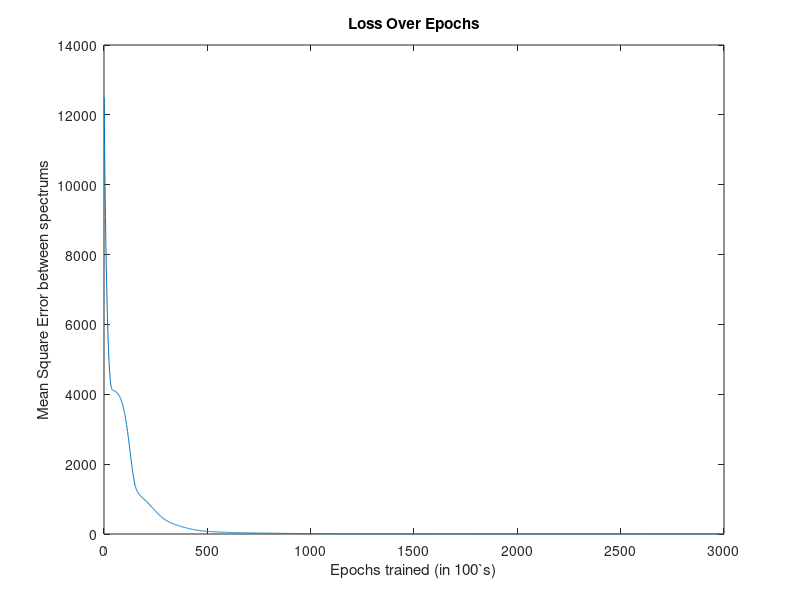

This figure's MATLAB source:
mydata = load('cum_loss_longrun.txt')
plot(mydata)
xlabel('Epochs trained (in 100`s)');
ylabel('Mean Square Error between spectrums');
title('Loss Over Epochs');
